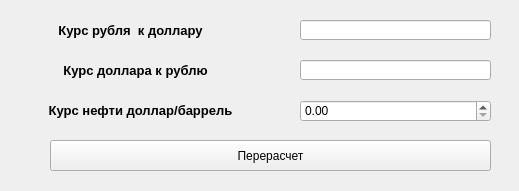
<?xml version="1.0" encoding="UTF-8"?>
<ui version="4.0">
 <class>Form</class>
 <widget class="QWidget" name="Form">
  <property name="geometry">
   <rect>
    <x>0</x>
    <y>0</y>
    <width>519</width>
    <height>191</height>
   </rect>
  </property>
  <property name="windowTitle">
   <string>Form</string>
  </property>
  <widget class="QDoubleSpinBox" name="doubleSpinBox">
   <property name="geometry">
    <rect>
     <x>300</x>
     <y>100</y>
     <width>191</width>
     <height>22</height>
    </rect>
   </property>
  </widget>
  <widget class="QLabel" name="label">
   <property name="geometry">
    <rect>
     <x>10</x>
     <y>100</y>
     <width>261</width>
     <height>21</height>
    </rect>
   </property>
   <property name="font">
    <font>
     <pointsize>10</pointsize>
     <bold>true</bold>
    </font>
   </property>
   <property name="text">
    <string>Курс нефти доллар/баррель</string>
   </property>
   <property name="alignment">
    <set>Qt::AlignCenter</set>
   </property>
  </widget>
  <widget class="QPushButton" name="pushButton">
   <property name="geometry">
    <rect>
     <x>50</x>
     <y>140</y>
     <width>441</width>
     <height>31</height>
    </rect>
   </property>
   <property name="text">
    <string>Перерасчет</string>
   </property>
  </widget>
  <widget class="QLabel" name="label_2">
   <property name="geometry">
    <rect>
     <x>10</x>
     <y>60</y>
     <width>251</width>
     <height>21</height>
    </rect>
   </property>
   <property name="font">
    <font>
     <pointsize>10</pointsize>
     <bold>true</bold>
    </font>
   </property>
   <property name="text">
    <string>Курс доллара к рублю</string>
   </property>
   <property name="alignment">
    <set>Qt::AlignCenter</set>
   </property>
  </widget>
  <widget class="QLineEdit" name="lineEdit">
   <property name="geometry">
    <rect>
     <x>300</x>
     <y>60</y>
     <width>191</width>
     <height>20</height>
    </rect>
   </property>
  </widget>
  <widget class="QLineEdit" name="lineEdit_2">
   <property name="geometry">
    <rect>
     <x>300</x>
     <y>20</y>
     <width>191</width>
     <height>20</height>
    </rect>
   </property>
  </widget>
  <widget class="QLabel" name="label_3">
   <property name="geometry">
    <rect>
     <x>10</x>
     <y>20</y>
     <width>241</width>
     <height>21</height>
    </rect>
   </property>
   <property name="font">
    <font>
     <pointsize>10</pointsize>
     <bold>true</bold>
    </font>
   </property>
   <property name="text">
    <string>Курс рубля  к доллару</string>
   </property>
   <property name="alignment">
    <set>Qt::AlignCenter</set>
   </property>
  </widget>
 </widget>
 <resources/>
 <connections/>
</ui>
